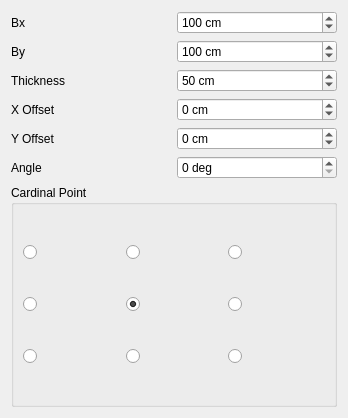
<?xml version="1.0" encoding="UTF-8"?>
<ui version="4.0">
 <class>Dialog</class>
 <widget class="QDialog" name="Dialog">
  <property name="geometry">
   <rect>
    <x>0</x>
    <y>0</y>
    <width>348</width>
    <height>418</height>
   </rect>
  </property>
  <property name="windowTitle">
   <string>Create Base Plate</string>
  </property>
  <property name="windowIcon">
   <iconset>
    <normaloff>:/osafe_images/base_plate.svg</normaloff>:/osafe_images/base_plate.svg</iconset>
  </property>
  <layout class="QGridLayout" name="gridLayout">
   <item row="9" column="0" colspan="2">
    <widget class="QGroupBox" name="groupBox">
     <property name="title">
      <string>Cardinal Point</string>
     </property>
     <layout class="QGridLayout" name="gridLayout_2">
      <item row="0" column="0">
       <widget class="QRadioButton" name="cardinal_7">
        <property name="text">
         <string/>
        </property>
       </widget>
      </item>
      <item row="0" column="1">
       <widget class="QRadioButton" name="cardinal_8">
        <property name="text">
         <string/>
        </property>
       </widget>
      </item>
      <item row="0" column="2">
       <widget class="QRadioButton" name="cardinal_9">
        <property name="text">
         <string/>
        </property>
       </widget>
      </item>
      <item row="1" column="0">
       <widget class="QRadioButton" name="cardinal_4">
        <property name="text">
         <string/>
        </property>
       </widget>
      </item>
      <item row="1" column="1">
       <widget class="QRadioButton" name="cardinal_5">
        <property name="text">
         <string/>
        </property>
        <property name="checked">
         <bool>true</bool>
        </property>
       </widget>
      </item>
      <item row="1" column="2">
       <widget class="QRadioButton" name="cardinal_6">
        <property name="text">
         <string/>
        </property>
       </widget>
      </item>
      <item row="2" column="0">
       <widget class="QRadioButton" name="cardinal_1">
        <property name="text">
         <string/>
        </property>
       </widget>
      </item>
      <item row="2" column="1">
       <widget class="QRadioButton" name="cardinal_2">
        <property name="text">
         <string/>
        </property>
       </widget>
      </item>
      <item row="2" column="2">
       <widget class="QRadioButton" name="cardinal_3">
        <property name="text">
         <string/>
        </property>
       </widget>
      </item>
     </layout>
    </widget>
   </item>
   <item row="6" column="0">
    <widget class="QLabel" name="label_6">
     <property name="text">
      <string>Y Offset</string>
     </property>
    </widget>
   </item>
   <item row="3" column="0">
    <widget class="QLabel" name="label_2">
     <property name="text">
      <string>Thickness</string>
     </property>
    </widget>
   </item>
   <item row="0" column="0">
    <widget class="QLabel" name="label">
     <property name="text">
      <string>Bx</string>
     </property>
    </widget>
   </item>
   <item row="2" column="0">
    <widget class="QLabel" name="label_4">
     <property name="text">
      <string>By</string>
     </property>
    </widget>
   </item>
   <item row="5" column="1">
    <widget class="QSpinBox" name="x_offset_combo">
     <property name="suffix">
      <string> cm</string>
     </property>
     <property name="minimum">
      <number>-3000</number>
     </property>
     <property name="maximum">
      <number>3000</number>
     </property>
     <property name="singleStep">
      <number>5</number>
     </property>
     <property name="value">
      <number>0</number>
     </property>
    </widget>
   </item>
   <item row="2" column="1">
    <widget class="QSpinBox" name="by_spin">
     <property name="suffix">
      <string> cm</string>
     </property>
     <property name="minimum">
      <number>10</number>
     </property>
     <property name="maximum">
      <number>30000</number>
     </property>
     <property name="singleStep">
      <number>5</number>
     </property>
     <property name="value">
      <number>100</number>
     </property>
    </widget>
   </item>
   <item row="3" column="1">
    <widget class="QSpinBox" name="thickness_spin">
     <property name="suffix">
      <string> cm</string>
     </property>
     <property name="minimum">
      <number>1</number>
     </property>
     <property name="maximum">
      <number>1000</number>
     </property>
     <property name="singleStep">
      <number>5</number>
     </property>
     <property name="value">
      <number>50</number>
     </property>
    </widget>
   </item>
   <item row="0" column="1">
    <widget class="QSpinBox" name="bx_spin">
     <property name="suffix">
      <string> cm</string>
     </property>
     <property name="minimum">
      <number>10</number>
     </property>
     <property name="maximum">
      <number>30000</number>
     </property>
     <property name="singleStep">
      <number>5</number>
     </property>
     <property name="value">
      <number>100</number>
     </property>
    </widget>
   </item>
   <item row="6" column="1">
    <widget class="QSpinBox" name="y_offset_combo">
     <property name="suffix">
      <string> cm</string>
     </property>
     <property name="minimum">
      <number>-3000</number>
     </property>
     <property name="maximum">
      <number>3000</number>
     </property>
     <property name="singleStep">
      <number>5</number>
     </property>
     <property name="value">
      <number>0</number>
     </property>
    </widget>
   </item>
   <item row="5" column="0">
    <widget class="QLabel" name="label_5">
     <property name="text">
      <string>X Offset</string>
     </property>
    </widget>
   </item>
   <item row="8" column="1">
    <widget class="QSpinBox" name="angle">
     <property name="suffix">
      <string> deg</string>
     </property>
     <property name="minimum">
      <number>0</number>
     </property>
     <property name="maximum">
      <number>90</number>
     </property>
     <property name="singleStep">
      <number>1</number>
     </property>
     <property name="value">
      <number>0</number>
     </property>
    </widget>
   </item>
   <item row="8" column="0">
    <widget class="QLabel" name="label_7">
     <property name="text">
      <string>Angle</string>
     </property>
    </widget>
   </item>
  </layout>
 </widget>
 <tabstops>
  <tabstop>bx_spin</tabstop>
  <tabstop>by_spin</tabstop>
  <tabstop>thickness_spin</tabstop>
  <tabstop>x_offset_combo</tabstop>
  <tabstop>y_offset_combo</tabstop>
  <tabstop>angle</tabstop>
  <tabstop>cardinal_5</tabstop>
  <tabstop>cardinal_7</tabstop>
  <tabstop>cardinal_8</tabstop>
  <tabstop>cardinal_9</tabstop>
  <tabstop>cardinal_1</tabstop>
  <tabstop>cardinal_2</tabstop>
  <tabstop>cardinal_3</tabstop>
  <tabstop>cardinal_4</tabstop>
  <tabstop>cardinal_6</tabstop>
 </tabstops>
 <resources>
  <include location="../osafe_py_widgets/resource.qrc"/>
 </resources>
 <connections/>
</ui>
